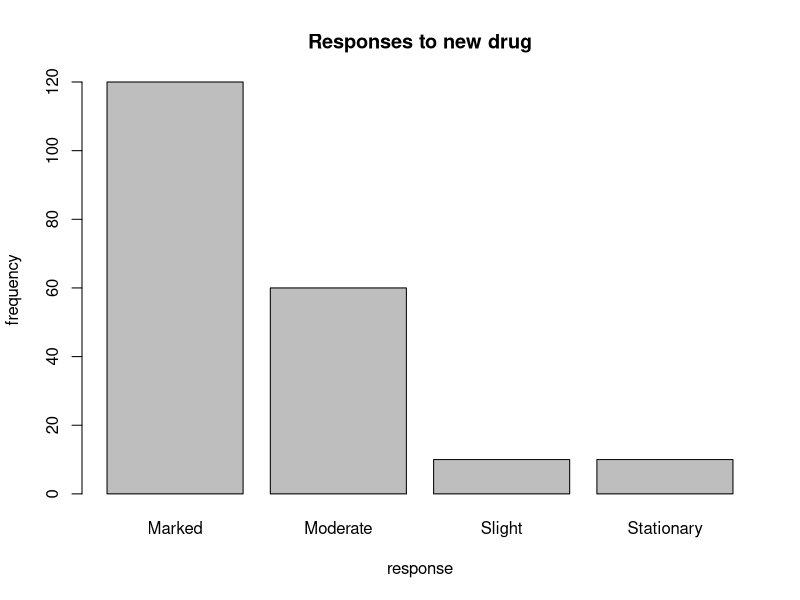

Reproduce this figure in R. (Note: this script raises an error after producing the figure.)
drug.trial.table<-c(120,60,10,10)
names(drug.trial.table)<-c("Marked","Moderate", "Slight","Stationary")
drug.trial.table
barplot(drug.trial.table,main="Responses to new drug",xlab="response",ylab="frequency")
freq1way(drug.trial.table,c(0.5,0.25,0.1,0.15))

